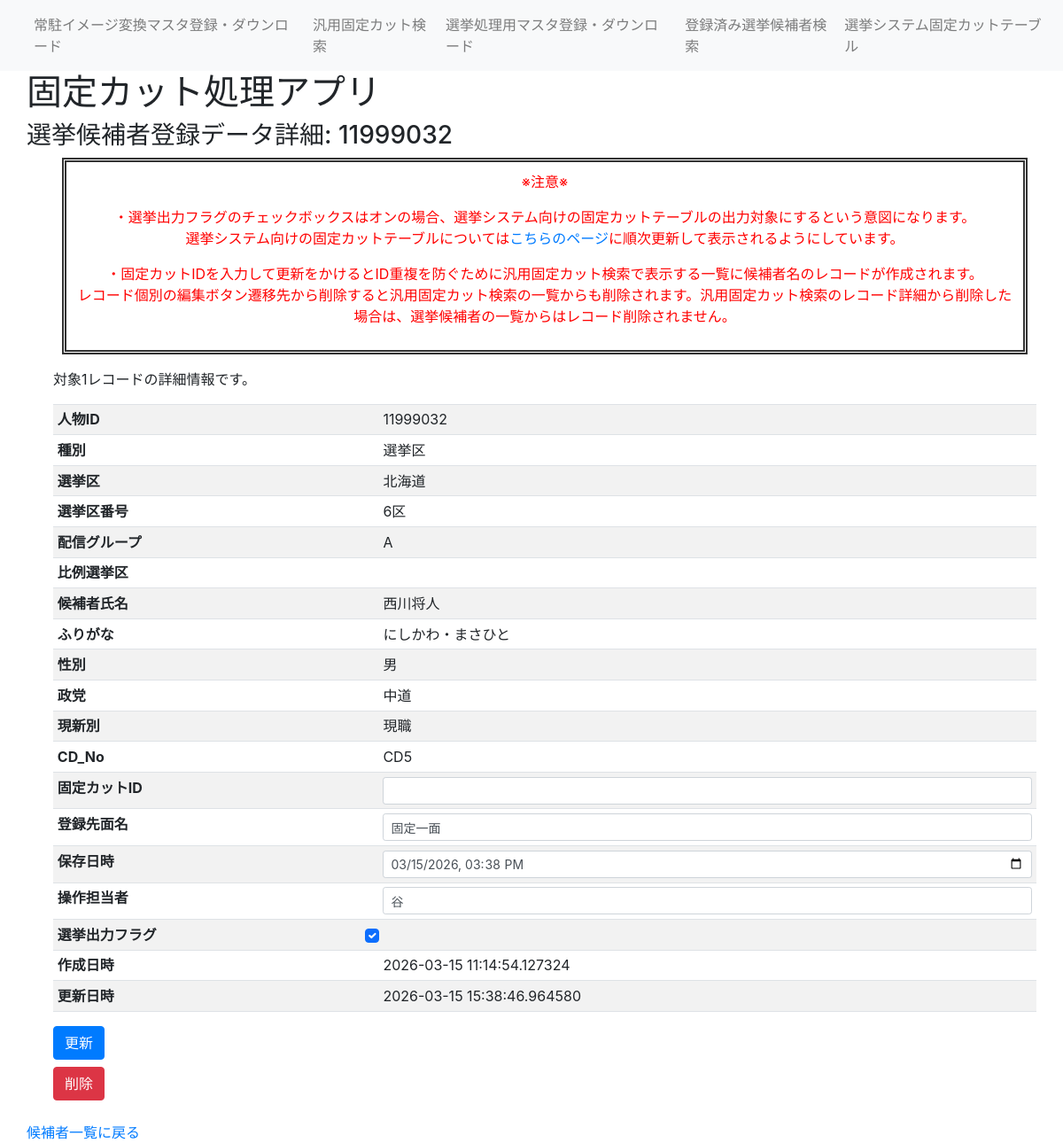
Page /senkyo_person_table_detail/11999032 on the committed database.
### fixedcut_app/models/senkyo_person.py (models this page shows)
class SenkyoPerson(db.Model):
    ___tablename__ = "SenkyoPerson"
    id = db.Column(db.Integer, primary_key=True) #候補者番号
    syubetu = db.Column(db.String(5)) #選挙種別(選挙区、比例、重複)
    senkyoku = db.Column(db.String(10)) #選挙区（福島）
    senkyokuNo = db.Column(db.String(5)) #選挙区番号（1区）
    sendGroup = db.Column(db.String(2)) #配信グループ（A～C）
    hirei = db.Column(db.String(10))  #比例選挙単位（東北ブロック）
    name = db.Column(db.String(20))  #氏名
    hurigana = db.Column(db.String(20))  #指名読み仮名
    name_jikai = db.Column(db.String(100))  #指名字解
    kyodo_name = db.Column(db.String(20))  #共同表記氏名
    seibetsu = db.Column(db.String(5))  #性別
    seito = db.Column(db.String(30))  #政党
    genshinbetu = db.Column(db.String(2))  #現新別
    facefilename = db.Column(db.String(100))  #顔写真ファイル名
    photo_date = db.Column(db.DateTime)  #撮影日
    CD_No = db.Column(db.String(5))  #配信CD
    fixedcutID = db.Column(db.String(20))  #固定カットID
    updateCount = db.Column(db.Integer) #更新回数
    store_date = db.Column(db.DateTime)  #保存日時
    MenName = db.Column(db.String(20)) #登録先面名
    operater = db.Column(db.String(20)) #操作担当者
    created_at = db.Column(db.DateTime, nullable=False, default=datetime.now)  # 作成日時
    updated_at = db.Column(db.DateTime, nullable=False, default=datetime.now, onupdate=datetime.now)  # 更新日時
    output_Flg = db.Column(db.Boolean, default=True) #選挙出力フラグ

### fixedcut_app/views.py (the view, shortened to what this page needs)
@app.route('/senkyo_person_table_detail/<int:id>', methods=['GET', 'POST'])
def senkyo_person_table_detail(id):
    person = db.session.query(SenkyoPerson).filter(SenkyoPerson.id == id).first()
    if person is None:
        return render_template('error_404.html'), 404
    return render_template('senkyo_person_table_detail.html', person=person)

### fixedcut_app/views.py (called while the page is built)
@app.before_request
def log_request():
    app.logger.info("Request: %s %s from %s", request.method, request.path, request.remote_addr)

### fixedcut_app/templates/senkyo_person_table_detail.html (shortened to what this page needs)
{% extends 'layout.html' %}
{% block header %}
<h3>選挙候補者登録データ詳細: {{ person.id }}</h3>
{% endblock %}
{% block content %}
<div class="caution">
    <P>※注意※</p>
    <p>・選挙出力フラグのチェックボックスはオンの場合、選挙システム向けの固定カットテーブルの出力対象にするという意図になります。<br>選挙システム向けの固定カットテーブルについては<a href="{{ url_for('senkyo_sendgroup_text') }}">こちらのページ</a>に順次更新して表示されるようにしています。</p>
    <p>・固定カットIDを入力して更新をかけるとID重複を防ぐために汎用固定カット検索で表示する一覧に候補者名のレコードが作成されます。<br>レコード個別の編集ボタン遷移先から削除すると汎用固定カット検索の一覧からも削除されます。汎用固定カット検索のレコード詳細から削除した場合は、選挙候補者の一覧からはレコード削除されません。</p>
</div>
<div class="container mt-3">
    <p>対象1レコードの詳細情報です。</p>
    <div class="table-responsive">
        <form id="personDetailForm" action="{{ url_for('senkyo_person_table_detail', id=person.id) }}" method="POST">
            <table class="table table-striped table-hover table-sm">
                <tbody>
                    <tr><th>人物ID</th><td>{{ person.id }}</td></tr>
                    <tr><th>種別</th><td>{{ person.syubetu }}</td></tr>
                    <tr><th>選挙区</th><td>{{ person.senkyoku }}</td></tr>
                    <tr><th>選挙区番号</th><td>{{ person.senkyokuNo }}</td></tr>
                    <tr><th>配信グループ</th><td>{{ person.sendGroup }}</td></tr>
                    <tr><th>比例選挙区</th><td>{{ person.hirei }}</td></tr>
                    <tr><th>候補者氏名</th><td>{{ person.name }}</td></tr>
                    <tr><th>ふりがな</th><td>{{ person.hurigana }}</td></tr>
                    <tr><th>性別</th><td>{{ person.seibetsu }}</td></tr>
                    <tr><th>政党</th><td>{{ person.seito }}</td></tr>
                    <tr><th>現新別</th><td>{{ person.genshinbetu }}</td></tr>
                    <tr><th>CD_No</th><td>{{ person.CD_No }}</td></tr>
                    <tr>
                        <th>固定カットID</th>
                        <td><input type="text" class="form-control form-control-sm" name="fixedcutID" value="{{ person.fixedcutID or '' }}"></td>
                    </tr>
                    <tr>
                        <th>登録先面名</th>
                        <td><input type="text" class="form-control form-control-sm" name="MenName" value="{{ person.MenName or '' }}"></td>
                    </tr>
                    <tr>
                        <th>保存日時</th>
                        <td><input type="datetime-local" class="form-control form-control-sm" name="store_date" value="{{ person.store_date.strftime('%Y-%m-%dT%H:%M') if person.store_date else '' }}"></td>
                    </tr>
                    <tr>
                        <th>操作担当者</th>
                        <td><input type="text" class="form-control form-control-sm" name="operater" value="{{ person.operater or '' }}"></td>
                    </tr>
                    <tr>
                        <th>選挙出力フラグ</th>
                        <td>
                            <input type="checkbox" class="form-check-input" name="output_Flg" value="1" {% if person.output_Flg %}checked{% endif %}>
                        </td>
                    </tr>
                    <tr><th>作成日時</th><td>{{ person.created_at }}</td></tr>
                    <tr><th>更新日時</th><td>{{ person.updated_at }}</td></tr>
                </tbody>
            </table>
            <div class="mt-2">
                <button type="submit" class="btn btn-primary me-2">更新</button>
            </div>
        </form>
        <form id="personDeleteForm" action="{{ url_for('senkyo_person_delete', id=person.id) }}" method="POST" class="mt-2">
            <button type="submit" class="btn btn-danger">削除</button>
        </form>
    </div>
</div>
{% endblock %}
{% block footer %}
<a href="{{ url_for('senkyo_person_table') }}">候補者一覧に戻る</a>
{% endblock %}

### fixedcut_app/templates/static/css/style.css (style rules this page uses)
.caution { padding: 10px; margin-left: 40px; margin-right: 40px; margin-bottom: 10px; border: 5px double #333333; color: red; text-align: center; }

### rows in the picture
SenkyoPerson: id "11999032", syubetu "選挙区", senkyoku "北海道", senkyokuNo "6区", sendGroup "A", name "西川将人", hurigana "にしかわ・まさひと", seibetsu "男", seito "中道", genshinbetu "現職", CD_No "CD5", MenName "固定一面", store_date "03/15/2026 15:38", operater "谷", output_Flg "☑", created_at "2026-03-15 11:14:54.127324", updated_at "2026-03-15 15:38:46.964580"
